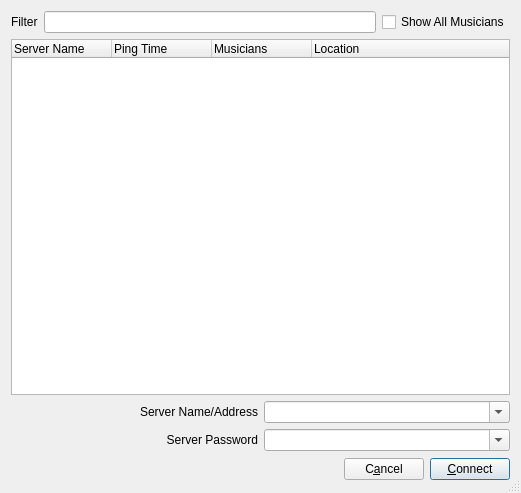
<?xml version="1.0" encoding="UTF-8"?>
<ui version="4.0">
 <class>CConnectDlgBase</class>
 <widget class="QDialog" name="CConnectDlgBase">
  <property name="geometry">
   <rect>
    <x>0</x>
    <y>0</y>
    <width>521</width>
    <height>493</height>
   </rect>
  </property>
  <property name="windowTitle">
   <string>Connection Setup</string>
  </property>
  <property name="styleSheet">
   <string/>
  </property>
  <property name="sizeGripEnabled">
   <bool>true</bool>
  </property>
  <layout class="QVBoxLayout">
   <item>
    <layout class="QHBoxLayout" name="horizontalLayout">
     <property name="bottomMargin">
      <number>0</number>
     </property>
     <item>
      <widget class="QLabel" name="lblFilter">
       <property name="text">
        <string>Filter</string>
       </property>
      </widget>
     </item>
     <item>
      <widget class="QLineEdit" name="edtFilter"/>
     </item>
     <item>
      <widget class="QCheckBox" name="chbExpandAll">
       <property name="text">
        <string>Show All Musicians</string>
       </property>
      </widget>
     </item>
    </layout>
   </item>
   <item>
    <widget class="QTreeWidget" name="lvwServers">
     <property name="editTriggers">
      <set>QAbstractItemView::NoEditTriggers</set>
     </property>
     <property name="tabKeyNavigation">
      <bool>true</bool>
     </property>
     <column>
      <property name="text">
       <string>Server Name</string>
      </property>
     </column>
     <column>
      <property name="text">
       <string>Ping Time</string>
      </property>
     </column>
     <column>
      <property name="text">
       <string>Musicians</string>
      </property>
     </column>
     <column>
      <property name="text">
       <string>Location</string>
      </property>
     </column>
    </widget>
   </item>
   <item>
    <layout class="QHBoxLayout">
     <item>
      <widget class="QLabel" name="lblServerAddr">
       <property name="text">
        <string>Server Name/Address</string>
       </property>
       <property name="alignment">
        <set>Qt::AlignRight|Qt::AlignTrailing|Qt::AlignVCenter</set>
       </property>
      </widget>
     </item>
     <item>
      <widget class="QComboBox" name="cbxServerAddr">
       <property name="editable">
        <bool>true</bool>
       </property>
      </widget>
     </item>
    </layout>
   </item>
   <item>
    <layout class="QHBoxLayout">
     <item>
      <widget class="QLabel" name="lblServerPassword">
       <property name="text">
        <string>Server Password</string>
       </property>
       <property name="alignment">
        <set>Qt::AlignRight|Qt::AlignTrailing|Qt::AlignVCenter</set>
       </property>
      </widget>
     </item>
     <item>
      <widget class="QComboBox" name="cbxServerPassword">
       <property name="editable">
        <bool>true</bool>
       </property>
      </widget>
     </item>
    </layout>
   </item>
   <item>
    <layout class="QHBoxLayout">
     <item>
      <spacer>
       <property name="orientation">
        <enum>Qt::Horizontal</enum>
       </property>
       <property name="sizeHint" stdset="0">
        <size>
         <width>351</width>
         <height>25</height>
        </size>
       </property>
      </spacer>
     </item>
     <item>
      <widget class="QPushButton" name="butCancel">
       <property name="text">
        <string>C&amp;ancel</string>
       </property>
      </widget>
     </item>
     <item>
      <widget class="QPushButton" name="butConnect">
       <property name="text">
        <string>&amp;Connect</string>
       </property>
       <property name="default">
        <bool>true</bool>
       </property>
      </widget>
     </item>
    </layout>
   </item>
  </layout>
 </widget>
 <resources/>
 <connections/>
</ui>
